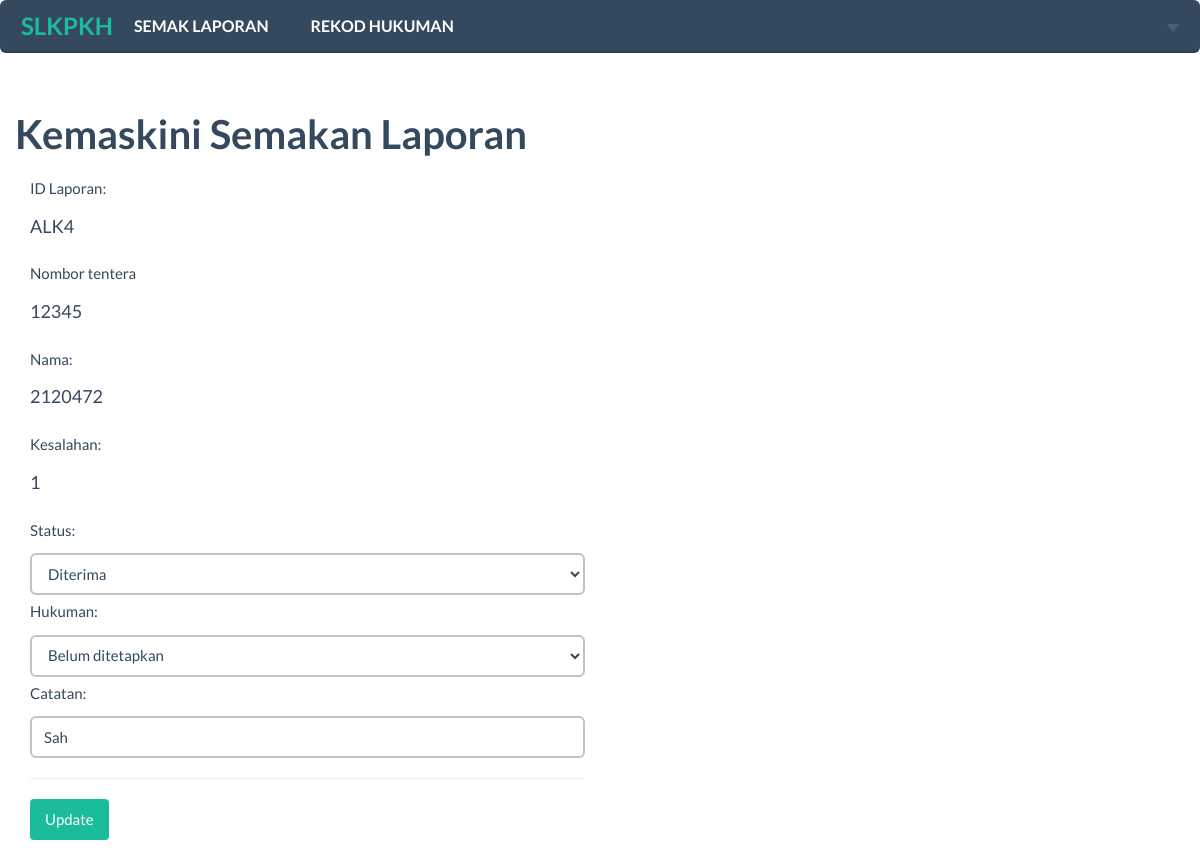
Page /panel/kb/semak_edit.php?id=4 on the committed database.
### tables this page shows
CREATE TABLE `laporan` (
  `id_laporan` int(11) NOT NULL AUTO_INCREMENT,
  `kadet` varchar(10) NOT NULL,
  `tarikh` date NOT NULL,
  `masa` time NOT NULL,
  `pelapor` varchar(100) NOT NULL,
  `matapelajaran` varchar(50) NOT NULL,
  `status` varchar(100) NOT NULL,
  `kesalahan` int(11) NOT NULL,
  `hukuman` int(11) NOT NULL,
  `dekansah` varchar(15) NOT NULL DEFAULT 'Dalam semakan',
  `catatan` varchar(200) NOT NULL,
  PRIMARY KEY (`id_laporan`)
);

CREATE TABLE `pkdt` (
  `id` int(11) NOT NULL AUTO_INCREMENT,
  `no_matrik` varchar(10) NOT NULL,
  `nama` varchar(100) NOT NULL,
  `no_tentera` varchar(10) NOT NULL,
  `pengambilan` int(10) NOT NULL,
  `batalion` varchar(10) NOT NULL,
  `fakulti` varchar(10) NOT NULL,
  `penyelia_akademik` varchar(50) NOT NULL,
  PRIMARY KEY (`id`),
  UNIQUE KEY `no_matrik` (`no_matrik`),
  UNIQUE KEY `id` (`id`)
);

CREATE TABLE `kesalahan` (
  `id` int(11) NOT NULL AUTO_INCREMENT,
  `nama` varchar(100) NOT NULL,
  PRIMARY KEY (`id`)
);

### panel/kb/semak_edit.php (the view, shortened to what this page needs)
<?php
$connection = mysqli_connect(DB_HOST,DB_USERNAME,DB_PASSWORD,DB_NAME);
  $id = $_GET['id'];
 $View__query="SELECT * FROM laporan l LEFT JOIN hukuman h ON l.hukuman=h.id LEFT JOIN kesalahan k ON l.kesalahan=k.id LEFT JOIN pkdt p ON l.kadet=p.no_tentera WHERE id_laporan=$id";
$ViewRS = $connection->query($View__query);
  $row = mysqli_fetch_array($ViewRS);
?>
<!DOCTYPE html>
<html>
<head>
    <link href="../../css/vendor/bootstrap.min.css" rel="stylesheet">
    <link href="../../css/flat-ui.min.css" rel="stylesheet">
    <link href="../../css/custom.css" rel="stylesheet">
</head>
<body>
<?php include('navbar-kb.php'); ?>
  <div class="container">
        <div class="row">
        <h3>Kemaskini Semakan Laporan</h3>
        </div>
        <div class="row">
          <form method="post">
            <div class="col-xs-12 col-md-6">
          <div class="form-group">
            <label for="noid">ID Laporan:</label>
            <p>ALK<?php echo $row[0]; ?></p>
            <label for="nama">Nombor tentera</label>
            <p><?php echo $row[1]; ?></p>
            <label for="nomatrik">Nama:</label>
            <p><?php echo $row[16]; ?></p>
           <label for="kesalahan">Kesalahan:</label>
           <p><?php echo $row[13]; ?></p>
            <label for="pa">Status:</label>
            <select name="status" class="form-control" >
                  <option value="Diterima">Diterima</option>
          </select>
            <label for="hukuman">Hukuman:</label>
            <select name="hukuman" class="form-control" >
                   <?php
                  $Hukuman__query="SELECT * FROM `hukuman`";
                  $HukumanRS = $connection->query($Hukuman__query);
                    while($row1 = mysqli_fetch_assoc($HukumanRS)){
                         echo ' <option value="'.$row1["id"].'">'.$row1["nama"].'</option>';
                    }
            ?>
          </select>
            <label for="catatan">Catatan:</label>
            <input type="text" name="catatan" value="<?php echo $row[9]; ?>" placeholder="Catatan" class="form-control" />
            <hr>
            <input type="submit" name="submit" value="Update" class="btn btn-primary">
          </div>
        </div>
          </form>
        </div>
      </div>
</body>
</html>

### rows in the picture
laporan: id_laporan "4", kadet "12345", pkdt.no_matrik "2120472", kesalahan.id "1", catatan "Sah"

### other values in the picture
form field hukuman "Belum ditetapkan"
